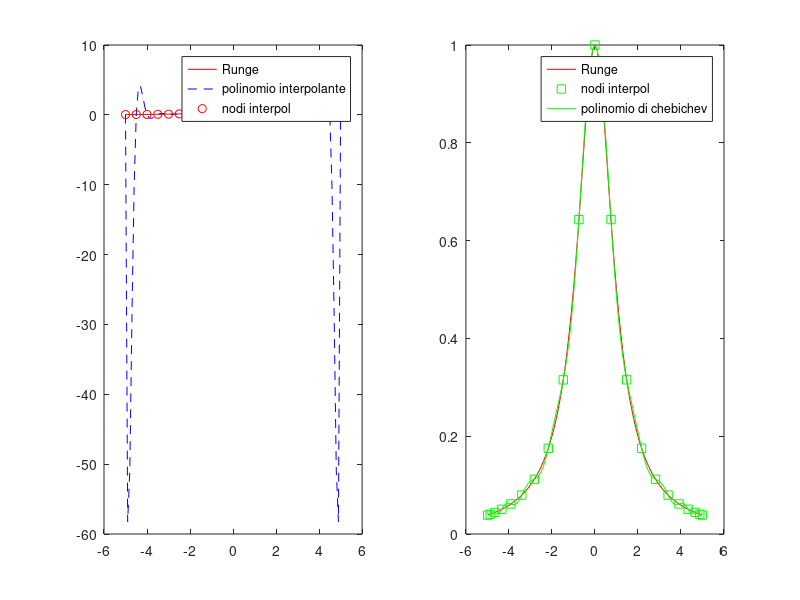

MATLAB code to generate this figure:
%esercizio1
clear all
close all
clc

%funzione runge
f=@(x) 1./(1+x.^2);
a=-5;
b=5;
for n=[5 10 15 20]                %grado del polinomio interpolante
    x=linspace(a,b,n+1);          %ascisse dati di interpolazione
    y=f(x);                       %ordinate dati di interpolazione
    c=polyfit(x,y,n);             %coeff del polinomio interpolante rispetto a base monomiale
    z=linspace(a,b,101);
    p=polyval(c,z);
    %nodi di chebichev
    xc=(b-a)/2*cos((pi*(2*[1:n+1]-1))/(2*(n+1)))+(b+a)/2 %sono le ascisse associate ai nodi di chebichev
    yc=f(xc);
    cc=polyfit(xc,yc,n);
    pc=polyval(cc,z);
    subplot(1,2,1)
    plot(z,f(z),'r',z,p,'--b',x,y,'or')
    legend('Runge','polinomio interpolante','nodi interpol')
    subplot(1,2,2)
    plot(z,f(z),'r',xc,yc,'sg',z,pc,'g')
    legend('Runge','nodi interpol','polinomio di chebichev')
    pause
end


